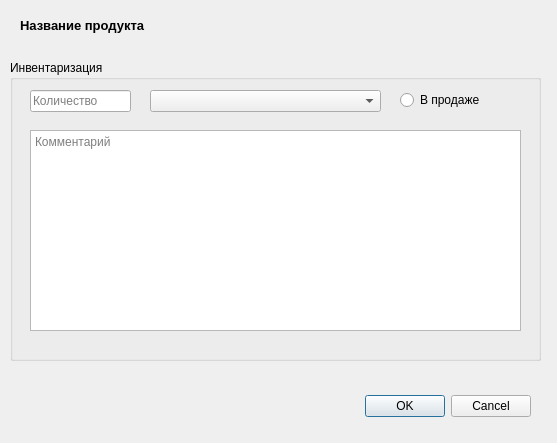
<?xml version="1.0" encoding="UTF-8"?>
<ui version="4.0">
 <class>EditProduct</class>
 <widget class="QDialog" name="EditProduct">
  <property name="geometry">
   <rect>
    <x>0</x>
    <y>0</y>
    <width>557</width>
    <height>443</height>
   </rect>
  </property>
  <property name="windowTitle">
   <string>Dialog</string>
  </property>
  <widget class="QDialogButtonBox" name="buttonBox">
   <property name="geometry">
    <rect>
     <x>190</x>
     <y>390</y>
     <width>341</width>
     <height>32</height>
    </rect>
   </property>
   <property name="orientation">
    <enum>Qt::Horizontal</enum>
   </property>
   <property name="standardButtons">
    <set>QDialogButtonBox::Cancel|QDialogButtonBox::Ok</set>
   </property>
  </widget>
  <widget class="QLabel" name="title">
   <property name="geometry">
    <rect>
     <x>20</x>
     <y>10</y>
     <width>281</width>
     <height>31</height>
    </rect>
   </property>
   <property name="font">
    <font>
     <pointsize>10</pointsize>
     <weight>75</weight>
     <bold>true</bold>
    </font>
   </property>
   <property name="text">
    <string>Название продукта</string>
   </property>
  </widget>
  <widget class="QGroupBox" name="groupBox">
   <property name="geometry">
    <rect>
     <x>10</x>
     <y>60</y>
     <width>531</width>
     <height>301</height>
    </rect>
   </property>
   <property name="title">
    <string>Инвентаризация</string>
   </property>
   <widget class="QLineEdit" name="lineEdit">
    <property name="geometry">
     <rect>
      <x>20</x>
      <y>30</y>
      <width>101</width>
      <height>22</height>
     </rect>
    </property>
    <property name="placeholderText">
     <string>Количество</string>
    </property>
   </widget>
   <widget class="QComboBox" name="type_change">
    <property name="geometry">
     <rect>
      <x>140</x>
      <y>30</y>
      <width>231</width>
      <height>22</height>
     </rect>
    </property>
   </widget>
   <widget class="QRadioButton" name="on_sale">
    <property name="geometry">
     <rect>
      <x>390</x>
      <y>30</y>
      <width>95</width>
      <height>20</height>
     </rect>
    </property>
    <property name="text">
     <string>В продаже</string>
    </property>
   </widget>
   <widget class="QTextEdit" name="comment">
    <property name="geometry">
     <rect>
      <x>20</x>
      <y>70</y>
      <width>491</width>
      <height>201</height>
     </rect>
    </property>
    <property name="placeholderText">
     <string>Комментарий</string>
    </property>
   </widget>
  </widget>
 </widget>
 <resources/>
 <connections>
  <connection>
   <sender>buttonBox</sender>
   <signal>accepted()</signal>
   <receiver>EditProduct</receiver>
   <slot>accept()</slot>
   <hints>
    <hint type="sourcelabel">
     <x>248</x>
     <y>254</y>
    </hint>
    <hint type="destinationlabel">
     <x>157</x>
     <y>274</y>
    </hint>
   </hints>
  </connection>
  <connection>
   <sender>buttonBox</sender>
   <signal>rejected()</signal>
   <receiver>EditProduct</receiver>
   <slot>reject()</slot>
   <hints>
    <hint type="sourcelabel">
     <x>316</x>
     <y>260</y>
    </hint>
    <hint type="destinationlabel">
     <x>286</x>
     <y>274</y>
    </hint>
   </hints>
  </connection>
 </connections>
</ui>
